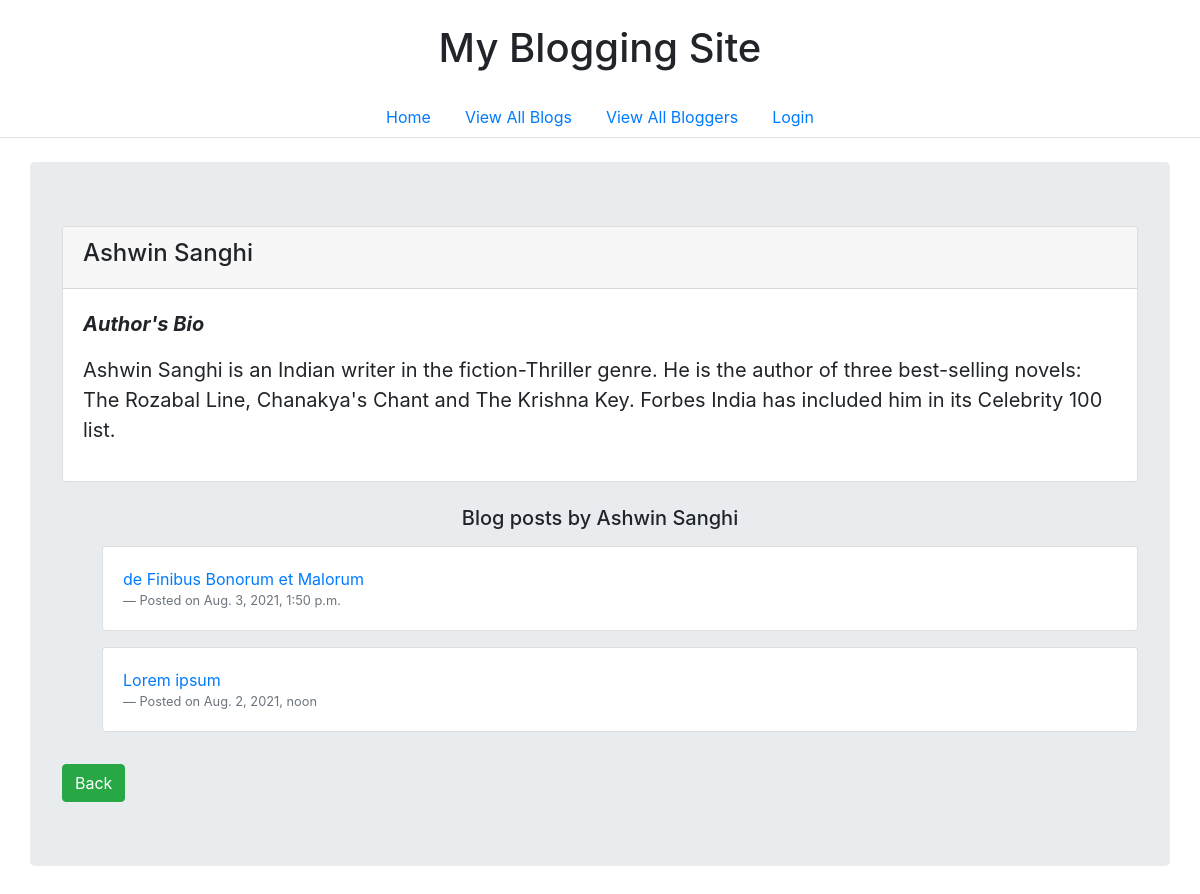
Page /blog/bloggers/2 on the committed database.
### blog/models.py (models this page shows)
class Author(models.Model):
    author_name = models.CharField(max_length=200)
    author_bio = models.CharField(max_length=500)

class Post(models.Model):
    post_title = models.CharField(max_length=200)
    date_publishshed = models.DateTimeField()
    post_content = models.TextField()
    create_by = models.ForeignKey(Author, on_delete=models.CASCADE)

### blog/views.py (the view)
# urls.py: path('bloggers/<int:blogger_id>', views.view_author, name='view_author'),
def view_author(request, blogger_id):
    blogger = Author.objects.filter(id=blogger_id).get()
    blogs_by_blogger = Post.objects.filter(create_by=blogger_id).order_by('-date_publishshed')
    context = {
        'blogger' : blogger,
        'blogs_by_blogger' : blogs_by_blogger,
    }
    return render(request, 'blogger.html', context)

### blog/templates/blogger.html (shortened to what this page needs)
<!doctype html>
<html lang="en">
  <head>
    <link rel="stylesheet" href="https://maxcdn.bootstrapcdn.com/bootstrap/4.0.0/css/bootstrap.min.css">
  </head>
  <body>
    <h1 class="text-center m-3 p-2">My Blogging Site</h1>
    <ul class="nav nav-tabs justify-content-center">
        <li class="nav-item">
          <a class="nav-link" href="/blog">Home</a>
        </li>
        <li class="nav-item">
          <a class="nav-link" href="/blog/blogs">View All Blogs</a>
        </li>
        <li class="nav-item">
          <a class="nav-link" href="/blog/bloggers">View All Bloggers</a>
        </li>
        <li class="nav-item">
          {% if user.is_authenticated %}
          <a class="nav-link" href="/blog/logout">Logout</a>
          {% else %}
          <a class="nav-link" href="/blog/login">Login</a>
          {% endif %}
        </li>
    </ul>
    <div class="container jumbotron mt-4">
        {% if blogger %}
            <div class="card">
                <div class="card-header">
                    <h4>{{ blogger.author_name }}</h4>
                </div>
                <div class="card-body">
                <blockquote class="blockquote mb-0">
                    <p class="font-italic font-weight-bold">Author's Bio</p>
                    <p>{{ blogger.author_bio }}</p>
                </blockquote>
                </div>
            </div>
        {% else %}
            <p>This blogger is not available :(</p>
        {% endif %}
        <h5 class="mt-4 text-center">Blog posts by {{ blogger.author_name }}</h5>
        {% if blogs_by_blogger %}
            <ul>
            {% for blog in blogs_by_blogger %}
                <div class="card my-3">
                    <div class="card-body">
                        <a href="/blog/blogs/{{ blog.id }}">{{ blog.post_title }}</a>
                        <footer class="blockquote-footer">Posted on {{ blog.date_publishshed }}</footer>
                    </div>
                </div>
            {% endfor %}
            </ul>
        {% else %}
            <p>This blogger has not posted anything...</p>
        {% endif %}
        <a href="/blog/bloggers" class="btn btn-success mt-3">Back</a>
    </div>
  </body>
</html>

### rows in the picture
Author: author_name "Ashwin Sanghi", author_bio "Ashwin Sanghi is an Indian writer in the fiction-Thriller genre. He is the author of three best-selling novels: The Rozabal Line, Chanakya's Chant and The Krishna Key. Forbes India has included him in its Celebrity 100 list."
Post: post_title "de Finibus Bonorum et Malorum", date_publishshed "Aug. 3, 2021, 1:50 p.m."
Post: post_title "Lorem ipsum", date_publishshed "Aug. 2, 2021, noon"
